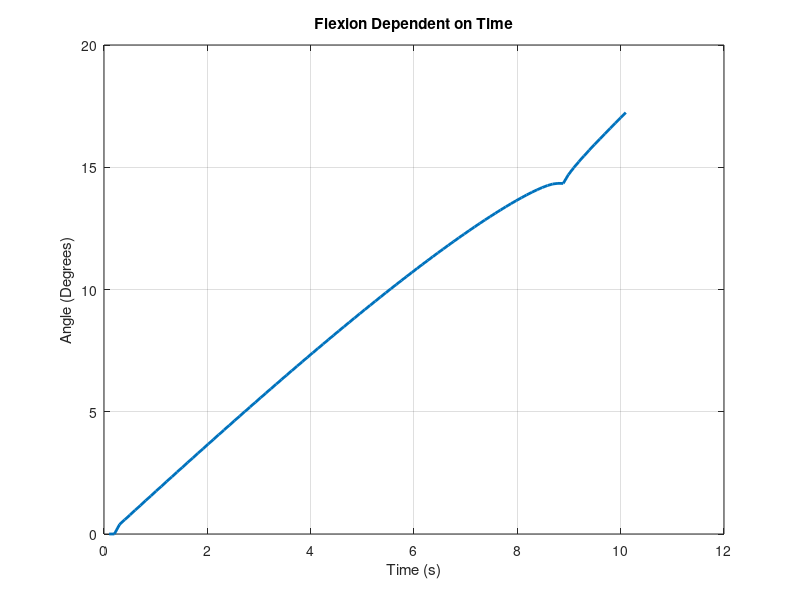

Here is the MATLAB script that generated this plot:
%% Definicion de Parametros
P_o = 101325; %presion inicial del sistema en Pa
Qf = 2*0.0018877898; %Flujo volumetrico de referencia del compresor en m^3/s
n = 99; %numero de camaras neumaticas
t = linspace(0,10); %Variable temporal
Mu = 18000000000; %Modulo de Corte en Pa

Ang = zeros(1,n+1); %Angulo entre dos camaras
 
b = zeros(1,n+1) + 5.75/1000; %5.75 Longitud desde la base hasta el punto critico de la pared lateral
L = zeros(1,n+1) + 11.5/1000; %Altura total de la camara 11.5
d = zeros(1,n+1) + 5/1000; %Grosor de la camara 
e = zeros(1,n+1) + 7/1000; %Ancho de la camara 7
c = zeros(1,n+1) + 0.5/1000; %Distancia entre las camara 
Z = zeros(1,n+1) + 10/1000; %Longitud de las camaras 

V_o = zeros(1,n+1)%Volumen inicial de las camaras 

for i=1:n+1
V_o(i) = L(i)*d(i)*e(i);
end

W = zeros(1,n+1); %Energia por Parte de la Presion
T = zeros(1,n+1); %Componente del Metodo de Cardano
lambda = zeros(1,n+1);  %Deformacion Lateral Unitaria
h = zeros(1,n+1); %Deformacion Radial Lateral

%%Parametros de Resolucion para el  Metodo de Ferrari
A = zeros(1,n+1); 
B = zeros(1,n+1); 
C = zeros(1,n+1); 
D = zeros(1,n+1); 
E = zeros(1,n+1); 
p = zeros(1,n+1); 
q = zeros(1,n+1); 
r = zeros(1,n+1);
p2 = zeros(1,n+1); 
q2 = zeros(1,n+1); 
Q2 = zeros(1,n+1); 
phi2 = zeros(1,n+1); 
beta0 = zeros(1,n+1); 
alpha0 = zeros(1,n+1); 
x = zeros(1,n+1); 
x0 = zeros(1,n+1); 
y = zeros(1,n+1); 

theta = zeros(1,n+1); %Angulo Relativo de Desplazamiento por Camara
Ox = zeros(1,n+1);  %Componente X del Vector de Direccion
Oy = zeros(1,n+1); %Componente Y del Vector de Direccion
thetaT = zeros(1,n+1); %Angulo Global de Desplazamiento por Camara
thetaT(1) = 135; %Angulo Inicial
lambda0 = zeros(1,n+1); %Error Inicial de Lambda por Aproximacion
h0 = zeros(1,n+1); %Error Inicial de h por Aproximacion

%for k= 0:100

%% Computacion de Energia por Presion
for i=1:n+1    
W(i) = (P_o*(((V_o(i)+(Qf)*t(i))^2)-(V_o(i)^2)))/(2*V_o(i));

end

%% Computacion deformacion lateral
for i=1:n+1
T(i) = sqrt(-1-(((-((2*W(i)/Mu) + 3))^3)/27));
lambda0(i)= (-2*nthroot(sqrt(((-1)^2)+(0^2)),3)*cos(180+(atan(0/-1))/3))-1;
lambda(i)= (-2*nthroot(sqrt(((-1)^2)+(T(i)^2)),3)*cos(180+(atan(T(i)/-1))/3))-lambda0(i); 
h0(i) = sqrt(((((2*L(i))/2)^2)/2)-((L(i)/2)^2));
h(i) = sqrt(((((2*lambda(i)*L(i))/2)^2)/2)-((L(i)/2)^2))-h0(i);
end

%% Computacion angulo de desplazamiento
for i=3:n+1
    
A(i) = (((b(i)^2)-4*((h(i))^2))^2)+ (16*(b(i)^2)*(h(i)^2));
B(i) = 32*c(i)*b(i)*(h(i))^2;
C(i) = 16*((c(i)*h(i))^2)-16*(b(i)^2)*(h(i)^2)+8*(h(i)^2)*((b(i)^2)-4*(h(i)^2));
D(i) = -32*c(i)*b(i)*(h(i))^2;
E(i) = 16*(h(i)^4)-16*(c(i)*h(i))^2;

p(i) = ((B(i)^2)/(8*A(i)^2))+(C(i)/A(i))-((B(i)^2)/(2*(A(i)^2)));
q(i) = ((B(i)^3)/(8*(A(i)^3)))-((C(i)*B(i))/(2*(A(i)^2)))+(D(i)/A(i));
r(i) = ((B(i)^4)/(256*A(i)^4))-(B(i)^4/(64*A(i)^4))+((C(i)*B(i)^2)/(16*A(i)^3))-((D(i)*B(i))/(4*A(i)^2))+(E(i)/A(i));

p2(i) = ((-8*p(i)^2/9)-(16*p(i)^2/9)+(16*p(i)^2/3)-2*p(i)^2+8*r(i))/-8;
q2(i) =(((2*p(i)^3)/3)-((8*p(i)*r(i))/3)+q(i)^2-((8*p(i)^3)/9)+((8*p(i)^3)/27))/-8;

Q2(i) =sqrt(-((q2(i)^2)/4)-((p2(i)^3)/27));
phi2(i) =atan(Q2(i)/-(q2(i)/2));

if (q2(i)^2/4)+(p2(i)^3/27) >= 0
    beta0(i) = nthroot(-(q2(i)/2)+sqrt((q2(i)^2/4)+(p2(i)^3/27)),3)+nthroot(-(q2(i)/2)-sqrt((q2(i)^2/4)+(p2(i)^3/27)),3);
else
    beta0(i) = 2*nthroot(sqrt((-q2(i)/2)^2+Q2(i)^2),3)*cos((180+phi2(i))/3);
end

alpha0(i) = beta0(i)-(p(i)/3);
x0(i)= q(i)/4*alpha0(i);

x(i) = (sqrt(abs(2*alpha0(i)))+sqrt(abs(2*alpha0(i)-4*(x0(i)*sqrt(abs(2*alpha0(i)))+(p(i)/2)+alpha0(i)))))/2;

y(i) = x(i) - B(i)/(4*A(i));

theta(i) = (180*asin(y(i)))/pi; 
Ang(i) = theta(i)*2;
end

for i=2:n+1
   thetaT(i) = thetaT(i-1) + theta(i); 
   Ox(i) = Ox(i-1) + Z(i-1)*cos((thetaT(i-1) + thetaT(i))*pi/180);
   Oy(i) = Oy(i-1) + Z(i-1)*sin((thetaT(i-1) + thetaT(i))*pi/180);
end



%hold on;
t=t+0.1;
plot(t,theta, 'LineWidth',2);
xlabel('Time (s)');
ylabel('Angle (Degrees)');
grid on;
title 'Flexion Dependent on Time';
%%axis([0 0.09 -0.07 0.02]);
pause(0.05);


%end